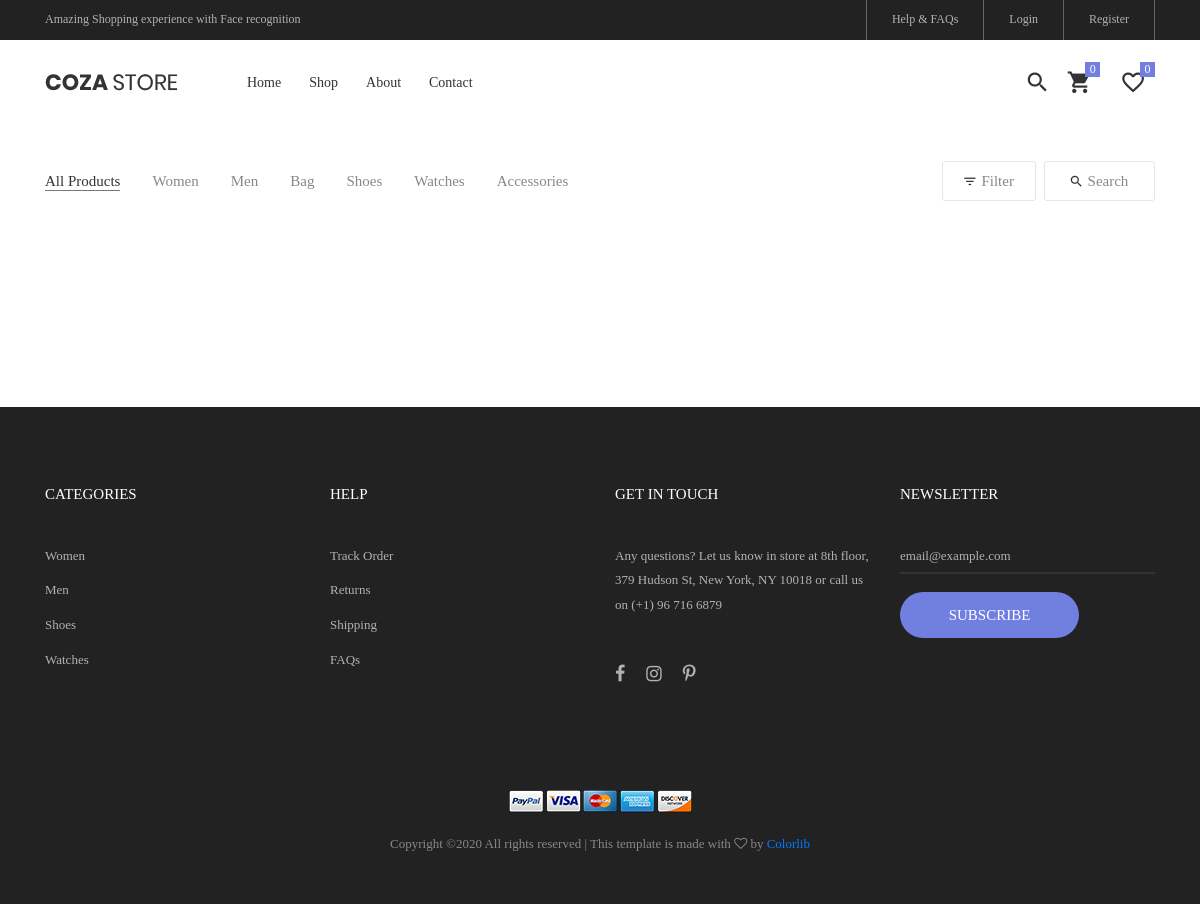
Page /shop/ on the earlier database version.
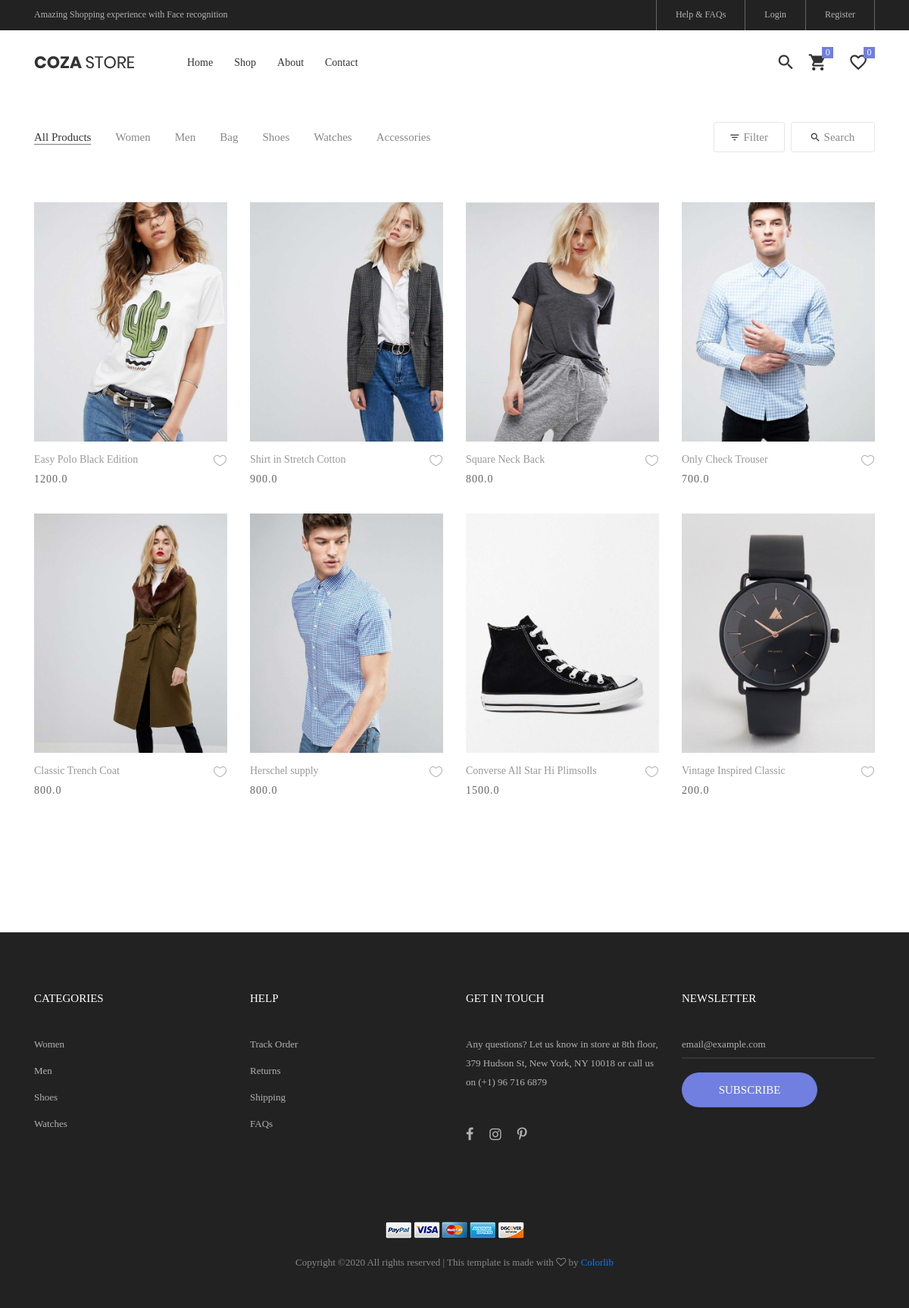
Same page on the later database version.
### core/models.py (models this page shows, shortened)
class Item(models.Model):
    title = models.CharField(max_length=100)
    category = models.ForeignKey(Category, on_delete=models.CASCADE)
    price = models.FloatField()
    discount_price = models.FloatField(blank=True, null=True)
    label = models.CharField(choices=LABEL_CHOICES, max_length=1)
    slug = AutoSlugField(populate_from="title", always_update="True")
    short_description = models.TextField(blank=True)
    description = models.TextField(blank=True)
    image = models.ImageField()
    trending = models.BooleanField(default=False)
    def get_absolute_url(self):
        return reverse("core:product", kwargs={
            'slug': self.slug
        })
    def get_category_display(self):
        return self.category.name

### core/views.py (the view)
# urls.py: path('shop/', ShopView.as_view(), name='shop'),
class ShopView(ListView):
    model = Item
    paginate_by = 12
    template_name = "shop.html"

### templates/shop.html (shortened to what this page needs)
{% extends "base.html" %}
{% load static %}
{% block header %}
  {% include 'partials/page_header.html' %}
{% endblock header %}
{% block content %}
	<section class="bg0 p-t-23 p-b-140">
      <div class="container">
        <div class="flex-w flex-sb-m p-b-52">
          <div class="flex-w flex-l-m filter-tope-group m-tb-10">
            <button class="stext-106 cl6 hov1 bor3 trans-04 m-r-32 m-tb-5 how-active1" data-filter="*">
              All Products
            </button>
            <button class="stext-106 cl6 hov1 bor3 trans-04 m-r-32 m-tb-5" data-filter=".Women">
              Women
            </button>
            <button class="stext-106 cl6 hov1 bor3 trans-04 m-r-32 m-tb-5" data-filter=".Men">
              Men
            </button>
            <button class="stext-106 cl6 hov1 bor3 trans-04 m-r-32 m-tb-5" data-filter=".Bag">
              Bag
            </button>
            <button class="stext-106 cl6 hov1 bor3 trans-04 m-r-32 m-tb-5" data-filter=".Shoes">
              Shoes
            </button>
            <button class="stext-106 cl6 hov1 bor3 trans-04 m-r-32 m-tb-5" data-filter=".Watches">
              Watches
            </button>
            <button class="stext-106 cl6 hov1 bor3 trans-04 m-r-32 m-tb-5" data-filter=".Accessories">
              Accessories
            </button>
          </div>
          <div class="flex-w flex-c-m m-tb-10">
            <div class="flex-c-m stext-106 cl6 size-104 bor4 pointer hov-btn3 trans-04 m-r-8 m-tb-4 js-show-filter">
              <i class="icon-filter cl2 m-r-6 fs-15 trans-04 zmdi zmdi-filter-list"></i>
               Filter
            </div>
            <div class="flex-c-m stext-106 cl6 size-105 bor4 pointer hov-btn3 trans-04 m-tb-4 js-show-search">
              <i class="icon-search cl2 m-r-6 fs-15 trans-04 zmdi zmdi-search"></i>
              Search
            </div>
          </div>
        </div>
        <div class="row isotope-grid">
          {% for item in object_list %}
            <div class="col-sm-6 col-md-4 col-lg-3 p-b-35 isotope-item {{ item.get_category_display }}">
              <div class="block2">
                <div class="block2-pic hov-img0">
                  <img src="{{ item.image.url }}" alt="IMG-PRODUCT">
                </div>
                <div class="block2-txt flex-w flex-t p-t-14">
                  <div class="block2-txt-child1 flex-col-l ">
                    <a href="{{ item.get_absolute_url }}" class="stext-104 cl4 hov-cl1 trans-04 js-name-b2 p-b-6">
                      {{ item.title }}
                    </a>
                    <span class="stext-105 cl3">
                      {% if item.discount_price %}
                        {{ item.discount_price }}
                      {% else %}
                        {{ item.price }}
                      {% endif %}
                    </span>
                  </div>
                  <div class="block2-txt-child2 flex-r p-t-3">
                    <a href="#" class="btn-addwish-b2 dis-block pos-relative js-addwish-b2">
                      <img class="icon-heart1 dis-block trans-04" src="{% static 'images/icons/icon-heart-01.png' %}" alt="ICON">
                    </a>
                  </div>
                </div>
              </div>
            </div>
          {% endfor %}
        </div>
      </div>
    </section>
{% endblock content %}

### templates/base.html (shortened to what this page needs)
{% load static %}
<!DOCTYPE html>
<html lang="en">
<head>
	{% include "partials/css.html" %}
</head>
<body class="animsition">
    {% block header %}{% endblock header %}
    {% block content %}
    {% endblock content %}
    {% include 'partials/footer.html' %}
</body>
</html>

### templates/partials/css.html
{% load static %}
<link rel="stylesheet" type="text/css" href="{% static 'vendor/bootstrap/css/bootstrap.min.css' %}">
<link rel="stylesheet" type="text/css" href="{% static 'fonts/font-awesome-4.7.0/css/font-awesome.min.css' %}">
<link rel="stylesheet" type="text/css" href="{% static 'fonts/iconic/css/material-design-iconic-font.min.css' %}">
<link rel="stylesheet" type="text/css" href="{% static 'fonts/linearicons-v1.0.0/icon-font.min.css' %}">
<link rel="stylesheet" type="text/css" href="{% static 'vendor/animate/animate.css' %}">
<link rel="stylesheet" type="text/css" href="{% static 'vendor/css-hamburgers/hamburgers.min.css' %}">
<link rel="stylesheet" type="text/css" href="{% static 'vendor/animsition/css/animsition.min.css' %}">
<link rel="stylesheet" type="text/css" href="{% static 'vendor/select2/select2.min.css' %}">
<link rel="stylesheet" type="text/css" href="{% static 'vendor/daterangepicker/daterangepicker.css' %}">
<link rel="stylesheet" type="text/css" href="{% static 'vendor/slick/slick.css' %}">
<link rel="stylesheet" type="text/css" href="{% static 'vendor/MagnificPopup/magnific-popup.css' %}">
<link rel="stylesheet" type="text/css" href="{% static 'vendor/perfect-scrollbar/perfect-scrollbar.css' %}">
<link rel="stylesheet" type="text/css" href="{% static 'css/util.css' %}">
<link rel="stylesheet" type="text/css" href="{% static 'css/main.css' %}">
<link href="{% static 'css/bootstrap.min.css' %}" rel="stylesheet">

### templates/partials/page_header.html (shortened to what this page needs)
{% load static %}
{% load cart_template_tags %}
<header class="header-v4">
	<div class="container-menu-desktop">
		<div class="top-bar">
			<div class="content-topbar flex-sb-m h-full container">
				<div class="left-top-bar">
					Amazing Shopping experience with Face recognition
				</div>
				<div class="right-top-bar flex-w h-full">
					<a href="#" class="flex-c-m trans-04 p-lr-25">
						Help & FAQs
					</a>
					{% if request.user.is_authenticated %}
						<a href="{% url 'core:account' request.user.id  %}" class="flex-c-m trans-04 p-lr-25">
							{{ request.user.username }}
						</a>
						<a href="{% url 'account_logout' %}" class="flex-c-m trans-04 p-lr-25">
          					Logout
						</a>
					{% else %}
						<a href="{% url 'account_login' %}" class="flex-c-m trans-04 p-lr-25">
							Login
						</a>
						<a href="{% url 'account_signup' %}" class="flex-c-m trans-04 p-lr-25">
							Register
						</a>
					{% endif %}
				</div>
			</div>
		</div>
		<div class="wrap-menu-desktop">
			<nav class="limiter-menu-desktop container">
				<a href="/" class="logo">
					<img src="{% static 'images/icons/logo-01.png' %}" alt="IMG-LOGO">
				</a>
				<div class="menu-desktop">
					<ul class="main-menu">
						<li>
							<a href="/">Home</a>
						</li>
						<li>
							<a href="{% url 'core:shop' %}">Shop</a>
						</li>
						<li>
							<a href="about.html">About</a>
						</li>
						<li>
							<a href="contact.html">Contact</a>
						</li>
					</ul>
				</div>
				<div class="wrap-icon-header flex-w flex-r-m">
					<div class="icon-header-item cl2 hov-cl1 trans-04 p-l-22 p-r-11 js-show-modal-search">
						<i class="zmdi zmdi-search"></i>
					</div>
					<a href="{% url 'core:order-summary' %}" class="icon-header-item cl2 hov-cl1 trans-04 p-r-11 p-l-10 icon-header-noti js-show-cart" {% if request.user.is_authenticated %} data-notify="{{request.user|cart_item_count}}" {% else %} data-notify="0" {% endif %}>
						<i class="zmdi zmdi-shopping-cart"></i>
					</a>
					<a href="#" class="dis-block icon-header-item cl2 hov-cl1 trans-04 p-l-22 p-r-11 icon-header-noti" data-notify="0">
						<i class="zmdi zmdi-favorite-outline"></i>
					</a>
				</div>
			</nav>
		</div>
	</div>
</header>

### templates/partials/footer.html (shortened to what this page needs)
{% load static %}
<footer class="bg3 p-t-75 p-b-32">
	<div class="container">
		<div class="row">
			<div class="col-sm-6 col-lg-3 p-b-50">
				<h4 class="stext-301 cl0 p-b-30">
					Categories
				</h4>
				<ul>
					<li class="p-b-10">
						<a href="#" class="stext-107 cl7 hov-cl1 trans-04">
							Women
						</a>
					</li>
					<li class="p-b-10">
						<a href="#" class="stext-107 cl7 hov-cl1 trans-04">
							Men
						</a>
					</li>
					<li class="p-b-10">
						<a href="#" class="stext-107 cl7 hov-cl1 trans-04">
							Shoes
						</a>
					</li>
					<li class="p-b-10">
						<a href="#" class="stext-107 cl7 hov-cl1 trans-04">
							Watches
						</a>
					</li>
				</ul>
			</div>
			<div class="col-sm-6 col-lg-3 p-b-50">
				<h4 class="stext-301 cl0 p-b-30">
					Help
				</h4>
				<ul>
					<li class="p-b-10">
						<a href="#" class="stext-107 cl7 hov-cl1 trans-04">
							Track Order
						</a>
					</li>
					<li class="p-b-10">
						<a href="#" class="stext-107 cl7 hov-cl1 trans-04">
							Returns
						</a>
					</li>
					<li class="p-b-10">
						<a href="#" class="stext-107 cl7 hov-cl1 trans-04">
							Shipping
						</a>
					</li>
					<li class="p-b-10">
						<a href="#" class="stext-107 cl7 hov-cl1 trans-04">
							FAQs
						</a>
					</li>
				</ul>
			</div>
			<div class="col-sm-6 col-lg-3 p-b-50">
				<h4 class="stext-301 cl0 p-b-30">
					GET IN TOUCH
				</h4>
				<p class="stext-107 cl7 size-201">
					Any questions? Let us know in store at 8th floor, 379 Hudson St, New York, NY 10018 or call us on (+1) 96 716 6879
				</p>
				<div class="p-t-27">
					<a href="#" class="fs-18 cl7 hov-cl1 trans-04 m-r-16">
						<i class="fa fa-facebook"></i>
					</a>
					<a href="#" class="fs-18 cl7 hov-cl1 trans-04 m-r-16">
						<i class="fa fa-instagram"></i>
					</a>
					<a href="#" class="fs-18 cl7 hov-cl1 trans-04 m-r-16">
						<i class="fa fa-pinterest-p"></i>
					</a>
				</div>
			</div>
			<div class="col-sm-6 col-lg-3 p-b-50">
				<h4 class="stext-301 cl0 p-b-30">
					Newsletter
				</h4>
				<form>
					<div class="wrap-input1 w-full p-b-4">
						<input class="input1 bg-none plh1 stext-107 cl7" type="text" name="email" placeholder="email@example.com">
					</div>
					<div class="p-t-18">
						<button class="flex-c-m stext-101 cl0 size-103 bg1 bor1 hov-btn2 p-lr-15 trans-04">
							Subscribe
						</button>
					</div>
				</form>
			</div>
		</div>
		<div class="p-t-40">
			<div class="flex-c-m flex-w p-b-18">
				<a href="#" class="m-all-1">
					<img src="{% static 'images/icons/icon-pay-01.png' %}" alt="ICON-PAY">
				</a>
				<a href="#" class="m-all-1">
					<img src="{% static 'images/icons/icon-pay-02.png' %}" alt="ICON-PAY">
				</a>
				<a href="#" class="m-all-1">
					<img src="{% static 'images/icons/icon-pay-03.png' %}" alt="ICON-PAY">
				</a>
				<a href="#" class="m-all-1">
					<img src="{% static 'images/icons/icon-pay-04.png' %}" alt="ICON-PAY">
				</a>
				<a href="#" class="m-all-1">
					<img src="{% static 'images/icons/icon-pay-05.png' %}" alt="ICON-PAY">
				</a>
			</div>
			<p class="stext-107 cl6 txt-center">
				Copyright &copy;<script>document.write(new Date().getFullYear());</script> All rights reserved | This template is made with <i class="fa fa-heart-o" aria-hidden="true"></i> by <a href="https://colorlib.com" target="_blank">Colorlib</a>
			</p>
		</div>
	</div>
</footer>

### templates/partials/scripts.html (shortened to what this page needs)
{% load static %}

### static_in_env/css/main.css (style rules this page uses)
.container { max-width: 1380px; }
@media (max-width: 1600px) { .container { max-width: 1200px; } }
.container-menu-desktop { height: auto; width: 100%; position: relative; -webkit-transition: all 0.3s; -o-transition: all 0.3s; -moz-transition: all 0.3s; transition: all 0.3s; }
.header-v4 .container-menu-desktop { height: 124px; }
.top-bar { height: 40px; background-color: #222; }
.left-top-bar { font-family: Poppins-Regular; font-size: 12px; line-height: 1.8; color: #b2b2b2; }
.right-top-bar a { font-family: Poppins-Regular; font-size: 12px; line-height: 1.8; height: 100%; color: #b2b2b2; border-right: 1px solid rgba(255,255,255,0.3); }
.right-top-bar a:first-child { border-left: 1px solid rgba(255,255,255,0.3); }
.wrap-menu-desktop { position: fixed; z-index: 1100; background-color: transparent; width: 100%; height: 84px; top: 40px; left: 0px; -webkit-transition: height 0.3s, background-color 0.3s; -o-transition: height 0.3s, background-color 0.3s; -moz-transition: height 0.3s, background-color 0.3s; transition: height 0.3s, background-color 0.3s; }
.header-v4 .wrap-menu-desktop { background-color: #fff; }
.limiter-menu-desktop { height: 100%; display: -webkit-box; display: -webkit-flex; display: -moz-box; display: -ms-flexbox; display: flex; align-items: center; background-color: transparent; }
.logo { display: -webkit-box; display: -webkit-flex; display: -moz-box; display: -ms-flexbox; display: flex; align-items: center; height: 65%; margin-right: 55px; }
.logo img { max-width: 100%; max-height: 100%; }
.menu-desktop { display: -webkit-box; display: -webkit-flex; display: -moz-box; display: -ms-flexbox; display: flex; align-items: center; height: 100%; }
.main-menu { list-style-type: none; margin: 0; display: -webkit-box; display: -webkit-flex; display: -moz-box; display: -ms-flexbox; display: flex; align-items: center; }
.main-menu > li { display: block; position: relative; padding: 20px 10px 20px 0px; margin: 0px 4px 0px 14px; }
.main-menu > li > a { font-family: Poppins-Medium; font-size: 14px; color: #333; padding: 5px 0px; transition: all 0.4s; -webkit-transition: all 0.4s; -o-transition: all 0.4s; -moz-transition: all 0.4s; }
.wrap-icon-header { flex-grow: 1; }
.icon-header-item { position: relative; font-size: 26px; line-height: 1; cursor: pointer; }
.icon-header-noti::after { content: attr(data-notify); font-family: Poppins-Regular; font-size: 12px; color: #fff; line-height: 15px; text-align: center; display: block; position: absolute; top: -7px; right: 0; min-width: 15px; height: 15px; padding: 0 3px; background-color: #717fe0; }
.block2-pic { position: relative; }
.block2-txt-child1 { width: calc(100% - 30px); }
.block2-txt-child2 { width: 30px; }
.cl0 { color: #fff; }
.cl2 { color: #333; }
.cl3 { color: #666; }
.cl4 { color: #999; }
.cl6 { color: #888; }
.cl7 { color: #b2b2b2; }
.stext-101 { font-family: Poppins-Medium; font-size: 15px; line-height: 1.466667; text-transform: uppercase; }
.stext-104 { font-family: Poppins-Regular; font-size: 14px; line-height: 1.466667; }
.stext-105 { font-family: Poppins-Regular; font-size: 14px; line-height: 1.466667; letter-spacing: 1px; }
.stext-106 { font-family: Poppins-Regular; font-size: 15px; line-height: 1.2; }
.stext-107 { font-family: Poppins-Regular; font-size: 13px; line-height: 1.923; }
.stext-301 { font-family: Montserrat-Bold; font-size: 15px; line-height: 1.6; text-transform: uppercase; }
.size-103 { min-width: 179px; height: 46px; }
.size-104 { min-width: 94px; height: 40px; }
.size-105 { min-width: 111px; height: 40px; }
.size-201 { max-width: 270px; }
.bg-none { background-color: transparent; }
.bg0 { background-color: #fff; }
.bg1 { background-color: #717fe0; }
.bg3 { background-color: #222; }
.bor1 { border-radius: 23px; }
.bor3 { border-bottom: 1px solid transparent; }
.bor4 { border: 1px solid #e6e6e6; border-radius: 3px; }
.how-active1 { color: #333; border-color: #797979; }
.wrap-input1 { position: relative; border-bottom: 2px solid rgba(204,204,204, 0.1); }
.input1 { background-color: transparent; width: 100%; }
.hov-img0 { display: block; overflow: hidden; }
.hov-img0 img { width: 100%; -webkit-transition: transform 0.9s ease; -o-transition: transform 0.9s ease; -moz-transition: transform 0.9s ease; transition: transform 0.9s ease; }

Differences in the rows shown:
added Item: image (picture), title "Easy Polo Black Edition", discount_price "1200.0"
added Item: image (picture), title "Shirt in Stretch Cotton", price "900.0"
added Item: image (picture), title "Square Neck Back", price "800.0"
added Item: image (picture), title "Only Check Trouser", price "700.0"
added Item: image (picture), title "Classic Trench Coat", price "800.0"
added Item: image (picture), title "Herschel supply", price "800.0"
added Item: image (picture), title "Converse All Star Hi Plimsolls", price "1500.0"
added Item: image (picture), title "Vintage Inspired Classic", price "200.0"
